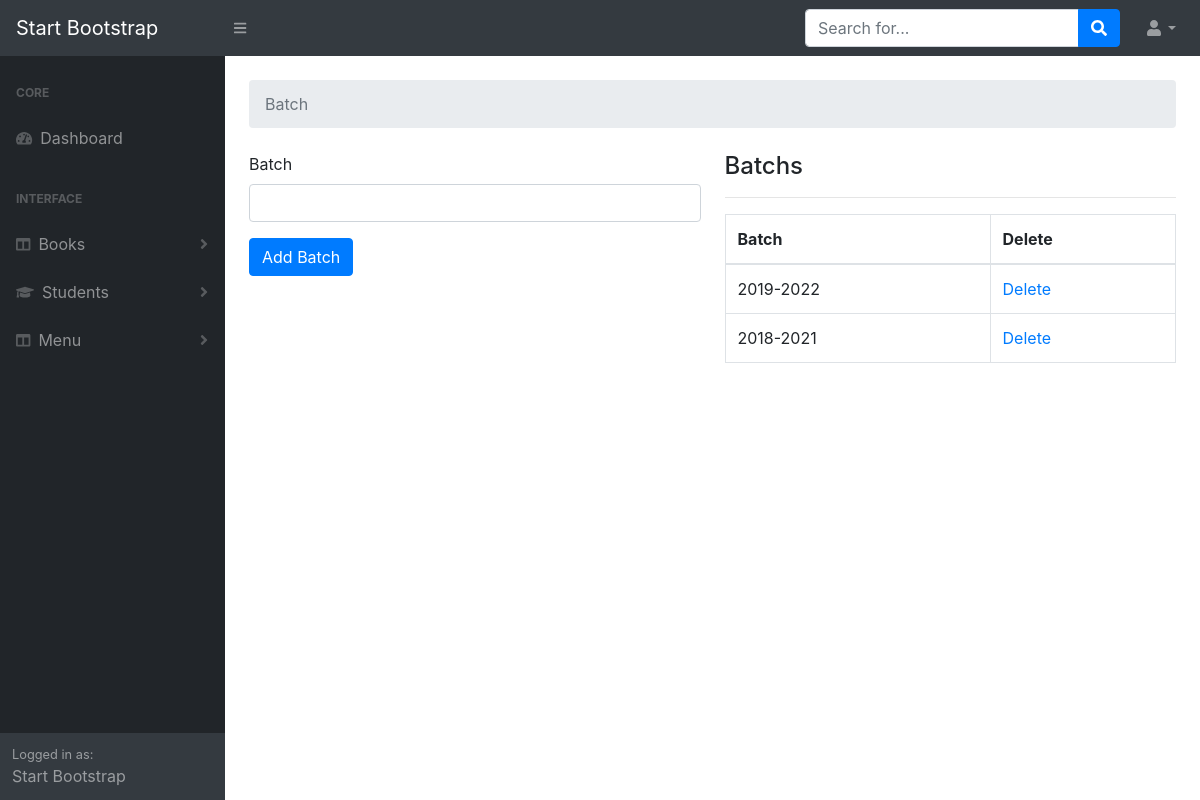
/admin/batch.php (signed in), run on an earlier commit of the app's database.
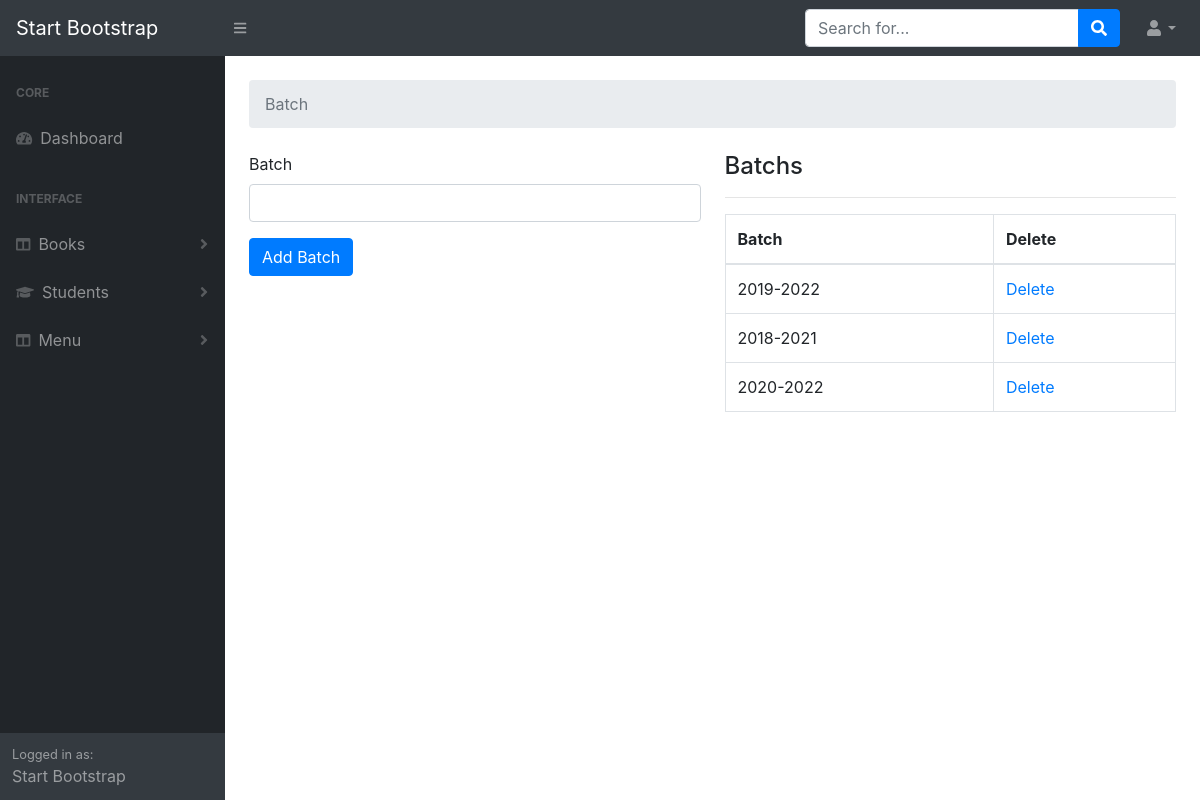
And on a later commit of the database.
### tables this page shows
CREATE TABLE `batch` (
  `batch_id` int(10) NOT NULL,
  `batch` varchar(100) NOT NULL
);

### admin/batch.php (the view, shortened to what this page needs)
<?php ob_start();
 include 'partials/header.php';
 include 'partials/nav.php';
 include 'partials/sidenav.php';
include '../connection/db.php';
 ?>
<br>
<div class="container-fluid">
<div class="row">
    <div class="col-lg-12">
        <ol class="breadcrumb mb-4">
            <li class="breadcrumb-item active">Batch</li>
        </ol>
    </div>
    <div class="col-md-6">
        <form action="" method="POST">
            <div class="form-group">
                <label for="Brand">Batch  </label>
                <input type="text" class="form-control" name="batch">
            </div>
            <div class="form-group">
               <button class="btn btn-primary my-2 my-sm-0" type="submit" name="addbatch"> Add Batch </button>
            </div>
        </form>
   </div>
   <div class="col-md-6">
       <h4>Batchs</h4>
       <hr>
       <table class="table table-bordered table-hover">
            <thead>
                <th>Batch</th>
                <th>Delete</th>
            </thead>
           <tbody>
           <?php
                $batch_query = "SELECT * FROM `batch`WHERE 1";
                $batch_fetch = mysqli_query($connect,$batch_query);
                if($batch_fetch){
                    while($row = mysqli_fetch_assoc($batch_fetch)){
                        $batch = $row['batch'];
                        $batch_id= $row['batch_id'];
                        echo "<tr>";
                        echo  "<td>{$batch}</td>";
                        echo  "<td><a href='batch.php?del_b_id={$batch_id}'>Delete</a></td>";
                    }
                }
            ?>
           </tbody>
       </table>
   </div>
</div>
</div>
<?php include 'partials/footer.php' ;?>

What changed in the data, as far as the page shows it:
added batch: batch "2020-2022"
